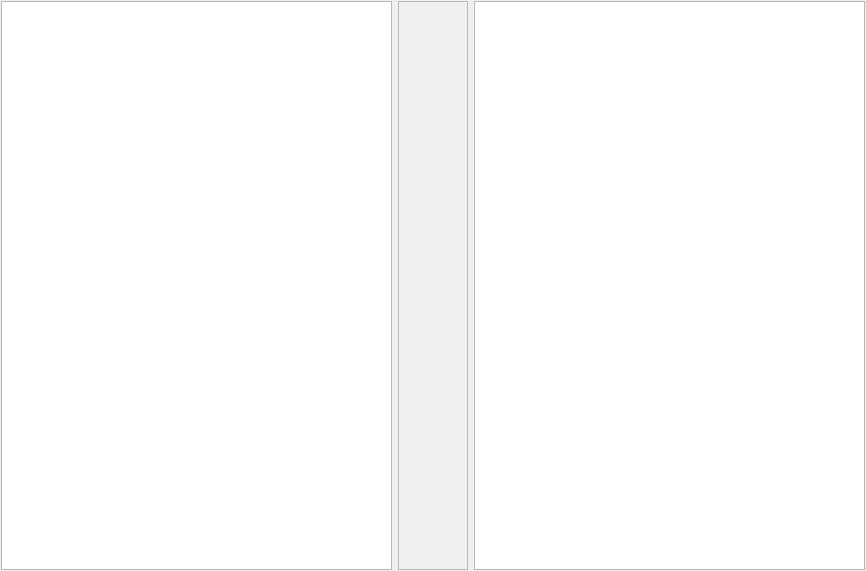
<?xml version="1.0" encoding="UTF-8"?>
<ui version="4.0">
 <class>MainWindow</class>
 <widget class="QMainWindow" name="MainWindow">
  <property name="geometry">
   <rect>
    <x>0</x>
    <y>0</y>
    <width>866</width>
    <height>571</height>
   </rect>
  </property>
  <property name="windowTitle">
   <string>FFayno</string>
  </property>
  <widget class="QWidget" name="centralWidget">
   <layout class="QGridLayout" name="gridLayout">
    <property name="leftMargin">
     <number>1</number>
    </property>
    <property name="topMargin">
     <number>1</number>
    </property>
    <property name="rightMargin">
     <number>1</number>
    </property>
    <property name="bottomMargin">
     <number>1</number>
    </property>
    <item row="0" column="1">
     <widget class="QScrollArea" name="scrollArea">
      <property name="sizePolicy">
       <sizepolicy hsizetype="Preferred" vsizetype="Expanding">
        <horstretch>0</horstretch>
        <verstretch>0</verstretch>
       </sizepolicy>
      </property>
      <property name="verticalScrollBarPolicy">
       <enum>Qt::ScrollBarAlwaysOff</enum>
      </property>
      <property name="horizontalScrollBarPolicy">
       <enum>Qt::ScrollBarAlwaysOff</enum>
      </property>
      <property name="widgetResizable">
       <bool>true</bool>
      </property>
      <property name="alignment">
       <set>Qt::AlignLeading|Qt::AlignLeft|Qt::AlignTop</set>
      </property>
      <widget class="QWidget" name="scrollAreaWidgetContents">
       <property name="geometry">
        <rect>
         <x>0</x>
         <y>0</y>
         <width>68</width>
         <height>567</height>
        </rect>
       </property>
       <layout class="QFormLayout" name="formLayout"/>
      </widget>
     </widget>
    </item>
    <item row="0" column="0">
     <widget class="QListView" name="listViewLeft"/>
    </item>
    <item row="0" column="2">
     <widget class="QListView" name="listViewRight"/>
    </item>
   </layout>
  </widget>
 </widget>
 <layoutdefault spacing="6" margin="11"/>
 <resources/>
 <connections/>
</ui>
